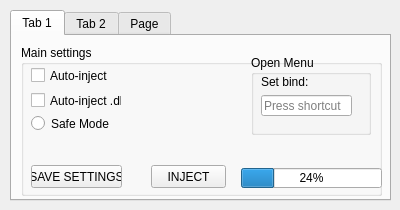
<?xml version="1.0" encoding="UTF-8"?>
<ui version="4.0">
 <class>Form</class>
 <widget class="QWidget" name="Form">
  <property name="geometry">
   <rect>
    <x>0</x>
    <y>0</y>
    <width>400</width>
    <height>210</height>
   </rect>
  </property>
  <property name="windowTitle">
   <string>Form</string>
  </property>
  <widget class="QTabWidget" name="tabWidget">
   <property name="geometry">
    <rect>
     <x>10</x>
     <y>10</y>
     <width>381</width>
     <height>191</height>
    </rect>
   </property>
   <property name="toolTip">
    <string>&lt;html&gt;&lt;head/&gt;&lt;body&gt;&lt;p&gt;Function&lt;/p&gt;&lt;p&gt;&lt;br/&gt;&lt;/p&gt;&lt;/body&gt;&lt;/html&gt;</string>
   </property>
   <property name="whatsThis">
    <string>&lt;html&gt;&lt;head/&gt;&lt;body&gt;&lt;p&gt;not&lt;/p&gt;&lt;p&gt;&lt;br/&gt;&lt;/p&gt;&lt;/body&gt;&lt;/html&gt;</string>
   </property>
   <property name="currentIndex">
    <number>0</number>
   </property>
   <widget class="QWidget" name="tab">
    <attribute name="title">
     <string>Tab 1</string>
    </attribute>
    <widget class="QGroupBox" name="groupBox">
     <property name="geometry">
      <rect>
       <x>9</x>
       <y>9</y>
       <width>361</width>
       <height>151</height>
      </rect>
     </property>
     <property name="title">
      <string>Main settings</string>
     </property>
     <widget class="QCheckBox" name="checkBox">
      <property name="geometry">
       <rect>
        <x>10</x>
        <y>10</y>
        <width>101</width>
        <height>41</height>
       </rect>
      </property>
      <property name="text">
       <string>Auto-inject</string>
      </property>
     </widget>
     <widget class="QCheckBox" name="checkBox_2">
      <property name="geometry">
       <rect>
        <x>10</x>
        <y>40</y>
        <width>91</width>
        <height>31</height>
       </rect>
      </property>
      <property name="text">
       <string>Auto-inject .dll</string>
      </property>
     </widget>
     <widget class="QGroupBox" name="groupBox_5">
      <property name="geometry">
       <rect>
        <x>230</x>
        <y>10</y>
        <width>120</width>
        <height>80</height>
       </rect>
      </property>
      <property name="title">
       <string>Open Menu </string>
      </property>
      <widget class="QKeySequenceEdit" name="keySequenceEdit">
       <property name="geometry">
        <rect>
         <x>10</x>
         <y>40</y>
         <width>91</width>
         <height>21</height>
        </rect>
       </property>
      </widget>
      <widget class="QLabel" name="label_2">
       <property name="geometry">
        <rect>
         <x>10</x>
         <y>20</y>
         <width>47</width>
         <height>13</height>
        </rect>
       </property>
       <property name="text">
        <string>Set bind:</string>
       </property>
      </widget>
     </widget>
     <widget class="QRadioButton" name="radioButton_3">
      <property name="geometry">
       <rect>
        <x>10</x>
        <y>70</y>
        <width>82</width>
        <height>17</height>
       </rect>
      </property>
      <property name="text">
       <string>Safe Mode</string>
      </property>
     </widget>
     <widget class="QProgressBar" name="progressBar">
      <property name="geometry">
       <rect>
        <x>220</x>
        <y>123</y>
        <width>141</width>
        <height>20</height>
       </rect>
      </property>
      <property name="value">
       <number>24</number>
      </property>
     </widget>
     <widget class="QPushButton" name="pushButton_2">
      <property name="geometry">
       <rect>
        <x>10</x>
        <y>120</y>
        <width>91</width>
        <height>23</height>
       </rect>
      </property>
      <property name="text">
       <string>SAVE SETTINGS</string>
      </property>
     </widget>
     <widget class="QPushButton" name="pushButton_3">
      <property name="geometry">
       <rect>
        <x>130</x>
        <y>120</y>
        <width>75</width>
        <height>23</height>
       </rect>
      </property>
      <property name="text">
       <string>INJECT</string>
      </property>
     </widget>
    </widget>
   </widget>
   <widget class="QWidget" name="tab_2">
    <attribute name="title">
     <string>Tab 2</string>
    </attribute>
    <widget class="QGroupBox" name="groupBox_2">
     <property name="geometry">
      <rect>
       <x>9</x>
       <y>9</y>
       <width>361</width>
       <height>151</height>
      </rect>
     </property>
     <property name="title">
      <string>Function settings</string>
     </property>
     <widget class="QCheckBox" name="checkBox_3">
      <property name="geometry">
       <rect>
        <x>10</x>
        <y>20</y>
        <width>81</width>
        <height>21</height>
       </rect>
      </property>
      <property name="text">
       <string>Aim</string>
      </property>
     </widget>
     <widget class="QCheckBox" name="checkBox_4">
      <property name="geometry">
       <rect>
        <x>10</x>
        <y>36</y>
        <width>70</width>
        <height>31</height>
       </rect>
      </property>
      <property name="text">
       <string>WallHack</string>
      </property>
     </widget>
     <widget class="QCheckBox" name="checkBox_5">
      <property name="geometry">
       <rect>
        <x>10</x>
        <y>60</y>
        <width>71</width>
        <height>21</height>
       </rect>
      </property>
      <property name="text">
       <string>ReCoil</string>
      </property>
     </widget>
     <widget class="QCheckBox" name="checkBox_6">
      <property name="geometry">
       <rect>
        <x>10</x>
        <y>80</y>
        <width>71</width>
        <height>21</height>
       </rect>
      </property>
      <property name="text">
       <string>Spread</string>
      </property>
     </widget>
     <widget class="QCheckBox" name="checkBox_7">
      <property name="geometry">
       <rect>
        <x>260</x>
        <y>110</y>
        <width>70</width>
        <height>21</height>
       </rect>
      </property>
      <property name="text">
       <string>Auto-Fire</string>
      </property>
     </widget>
     <widget class="QGroupBox" name="groupBox_3">
      <property name="geometry">
       <rect>
        <x>240</x>
        <y>10</y>
        <width>111</width>
        <height>81</height>
       </rect>
      </property>
      <property name="title">
       <string>Trigger</string>
      </property>
      <widget class="QCheckBox" name="checkBox_8">
       <property name="geometry">
        <rect>
         <x>9</x>
         <y>16</y>
         <width>81</width>
         <height>21</height>
        </rect>
       </property>
       <property name="text">
        <string>Enable</string>
       </property>
      </widget>
      <widget class="QRadioButton" name="radioButton">
       <property name="geometry">
        <rect>
         <x>10</x>
         <y>40</y>
         <width>82</width>
         <height>17</height>
        </rect>
       </property>
       <property name="text">
        <string>Object aim</string>
       </property>
      </widget>
      <widget class="QRadioButton" name="radioButton_2">
       <property name="geometry">
        <rect>
         <x>10</x>
         <y>60</y>
         <width>82</width>
         <height>17</height>
        </rect>
       </property>
       <property name="text">
        <string>Mouse aim</string>
       </property>
      </widget>
     </widget>
     <widget class="QGroupBox" name="groupBox_4">
      <property name="geometry">
       <rect>
        <x>110</x>
        <y>10</y>
        <width>120</width>
        <height>80</height>
       </rect>
      </property>
      <property name="title">
       <string>Smooth Aim</string>
      </property>
      <widget class="QCheckBox" name="checkBox_9">
       <property name="geometry">
        <rect>
         <x>10</x>
         <y>20</y>
         <width>70</width>
         <height>17</height>
        </rect>
       </property>
       <property name="text">
        <string>Enable</string>
       </property>
      </widget>
      <widget class="QSlider" name="horizontalSlider">
       <property name="geometry">
        <rect>
         <x>10</x>
         <y>50</y>
         <width>101</width>
         <height>21</height>
        </rect>
       </property>
       <property name="orientation">
        <enum>Qt::Horizontal</enum>
       </property>
      </widget>
      <widget class="QLabel" name="label">
       <property name="geometry">
        <rect>
         <x>60</x>
         <y>40</y>
         <width>47</width>
         <height>13</height>
        </rect>
       </property>
       <property name="text">
        <string>&lt;html&gt;&lt;head/&gt;&lt;body&gt;&lt;p align=&quot;center&quot;&gt;0&lt;/p&gt;&lt;/body&gt;&lt;/html&gt;</string>
       </property>
      </widget>
     </widget>
     <widget class="QCheckBox" name="checkBox_10">
      <property name="geometry">
       <rect>
        <x>130</x>
        <y>110</y>
        <width>91</width>
        <height>21</height>
       </rect>
      </property>
      <property name="text">
       <string>Show Target</string>
      </property>
     </widget>
     <widget class="QPushButton" name="pushButton">
      <property name="geometry">
       <rect>
        <x>10</x>
        <y>110</y>
        <width>91</width>
        <height>31</height>
       </rect>
      </property>
      <property name="text">
       <string>SAVE SETTINGS</string>
      </property>
     </widget>
    </widget>
   </widget>
   <widget class="QWidget" name="tab_3">
    <attribute name="title">
     <string>Page</string>
    </attribute>
    <widget class="QGroupBox" name="groupBox_6">
     <property name="geometry">
      <rect>
       <x>9</x>
       <y>9</y>
       <width>361</width>
       <height>151</height>
      </rect>
     </property>
     <property name="title">
      <string>Radar Hack</string>
     </property>
     <widget class="QCheckBox" name="checkBox_11">
      <property name="geometry">
       <rect>
        <x>10</x>
        <y>20</y>
        <width>70</width>
        <height>17</height>
       </rect>
      </property>
      <property name="text">
       <string>Enable</string>
      </property>
     </widget>
     <widget class="QCheckBox" name="checkBox_12">
      <property name="geometry">
       <rect>
        <x>10</x>
        <y>40</y>
        <width>70</width>
        <height>17</height>
       </rect>
      </property>
      <property name="text">
       <string>Guns</string>
      </property>
     </widget>
     <widget class="QCheckBox" name="checkBox_13">
      <property name="geometry">
       <rect>
        <x>10</x>
        <y>60</y>
        <width>70</width>
        <height>17</height>
       </rect>
      </property>
      <property name="text">
       <string>Names</string>
      </property>
     </widget>
     <widget class="QCheckBox" name="checkBox_14">
      <property name="geometry">
       <rect>
        <x>10</x>
        <y>80</y>
        <width>70</width>
        <height>17</height>
       </rect>
      </property>
      <property name="text">
       <string>Health</string>
      </property>
     </widget>
     <widget class="QCheckBox" name="checkBox_15">
      <property name="geometry">
       <rect>
        <x>110</x>
        <y>20</y>
        <width>81</width>
        <height>17</height>
       </rect>
      </property>
      <property name="text">
       <string>Opponents</string>
      </property>
     </widget>
     <widget class="QCheckBox" name="checkBox_16">
      <property name="geometry">
       <rect>
        <x>110</x>
        <y>40</y>
        <width>70</width>
        <height>17</height>
       </rect>
      </property>
      <property name="text">
       <string>Allies</string>
      </property>
     </widget>
     <widget class="QCheckBox" name="checkBox_17">
      <property name="geometry">
       <rect>
        <x>110</x>
        <y>60</y>
        <width>81</width>
        <height>17</height>
       </rect>
      </property>
      <property name="text">
       <string>Spectators</string>
      </property>
     </widget>
     <widget class="QPushButton" name="pushButton_4">
      <property name="geometry">
       <rect>
        <x>254</x>
        <y>120</y>
        <width>91</width>
        <height>23</height>
       </rect>
      </property>
      <property name="text">
       <string>SAVE SETTINGS</string>
      </property>
     </widget>
    </widget>
   </widget>
  </widget>
 </widget>
 <resources/>
 <connections/>
</ui>
